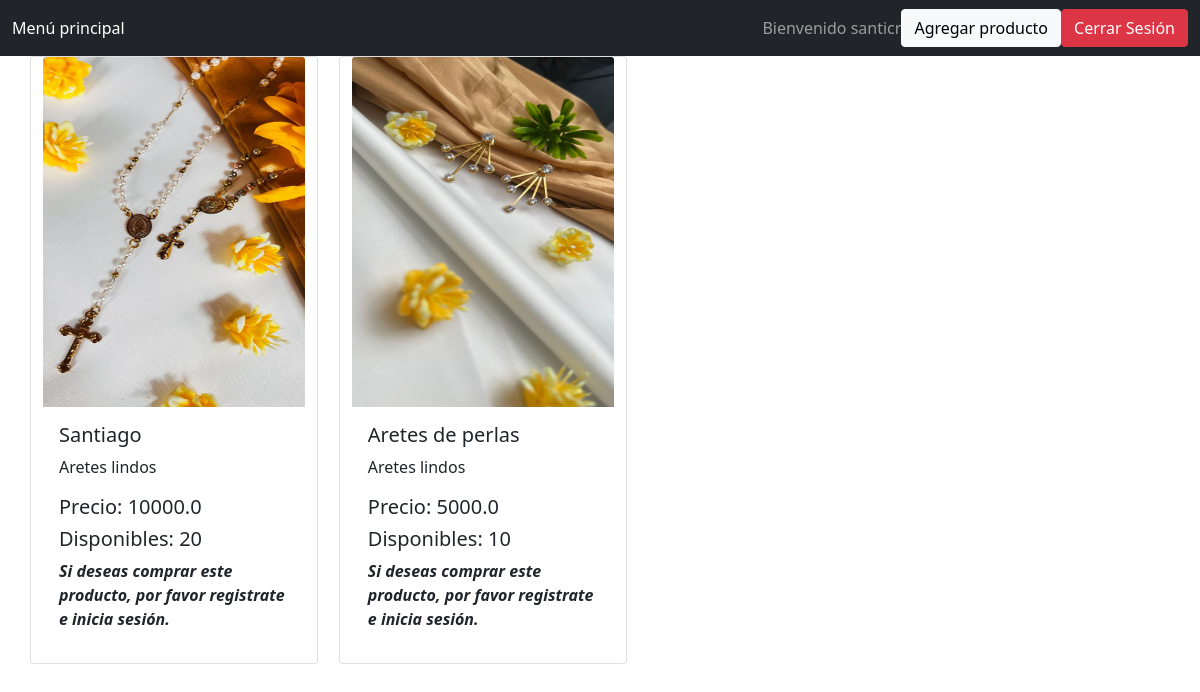
The page / (signed in) on the database its author committed.
### tables this page shows
CREATE TABLE Item (Id INTEGER PRIMARY KEY AUTOINCREMENT, Name TEXT, Quantity INT, Price REAL, Sold INT, Description TEXT, URL TEXT);

### app.py (the view)
@app.route('/')
def index():
    rows = c.readItems()
    flag = 0
    amount = 0
    user, admin = "", ""
    rows = list(map(list, rows))
    if "user" in session:
        user = session["user"]
        lst = c.readCart(user)
        lst = list(map(list, lst))
        for l in lst:
            ans = c.itemsToShow(l[1], l[2])
            for i in range(len(rows)):
                if rows[i][0] == l[1]:
                    rows[i][2] = ans
        amount = 0
        for it in lst:
            amount += it[2]
        flag = 1
    elif "admin" in session:
        admin = session["admin"]
        flag = 2
    print(rows[0])
    return render_template('index.html', data = rows, user = user, flag = flag, admin = admin, amount = amount)

### controller/controller_item.py (called while the page is built)
def readItems():
    conn = sqlite3.connect(DB_PATH)
    cursor = conn.cursor()
    query1 = "SELECT * FROM item"
    rows = list(cursor.execute(query1))
    return rows

### templates/index.html (shortened to what this page needs)
<!DOCTYPE html>
<html>
    <head>
        <link href="https://cdn.jsdelivr.net/npm/bootstrap@5.0.2/dist/css/bootstrap.min.css" rel="stylesheet">
    </head>
    <body>
        <nav class="navbar navbar-dark bg-dark">
            <div class="container-fluid">
                <ul class="navbar-nav me-auto mb-2 mb-lg-0">
                    <li class="nav-item">
                        <a class="nav-link active" aria-current="page" href="{{ url_for('index') }}">
                            Menú principal
                        </a>
                    </li>
                </ul>
                {% if flag == 0 %}
                    <a href="{{ (url_for('login')) }}">
                        <button type="submit" class="btn btn-success">Iniciar Sesión</button>
                    </a>
                    &nbsp&nbsp
                    <a href="{{ (url_for('register')) }}">
                        <button type="submit" class="btn btn-danger">Registrarse</button>
                    </a>
                {% elif flag == 2 %}
                    <span class="navbar-text">Bienvenido {{ admin }}</span>
                    <form action="{{ (url_for('admin')) }}">
                        <button type="submit" class="btn btn-light">Agregar producto</button>
                    </form>
                    <form action="{{ (url_for('logout')) }}">
                        <button type="submit" class="btn btn-danger">Cerrar Sesión</button>
                    </form>
                {% endif %}
            </div>
        </nav>
        <div class="container">
			<div class="row">
		        {% for row in data %}
                    {% if row[2] > 0%}
                        <div class="card" style="width: 18rem;">
                            <img src="{{ row[6] }}" class="card-img-top" width="350" height="350" alt="{{ row[1] }}">
                            <div class="card-body">
                                <h5 class="card-title">{{ row[1] }}</h5>
                                <p class="card-text">
                                    {{ row[5] }}
                                </p>
                                <h5>Precio: {{ row[3] }}</h5>
                                <h5>Disponibles: {{ row[2] }}</h5>
                                {% if user %}
                                <form action="{{ url_for('add_cart', itemId = row[0], user = user) }}">
                                    <button type="submit" class="btn btn-primary">Añadir al carrito</button>
                                </form>
                                {% else %}
                                    <p>
                                        <b>
                                            <i class="fa fa-italic" aria-hidden="true">
                                                Si deseas comprar este producto, por favor registrate e inicia sesión.
                                            </i>
                                        </b>
                                    </p>
                                {% endif %}
                            </div>
                        </div>
                    {% endif %}
		        {% endfor %}
		    </div>
		</div>
    </body>
</html>

### rows shown on the page
Item: URL (picture), Name "Santiago", Description "Aretes lindos", Price "10000.0", Quantity "20"
Item: URL (picture), Name "Aretes de perlas", Description "Aretes lindos", Price "5000.0", Quantity "10"

### other values the page prints
{{ admin }} "santicr"
